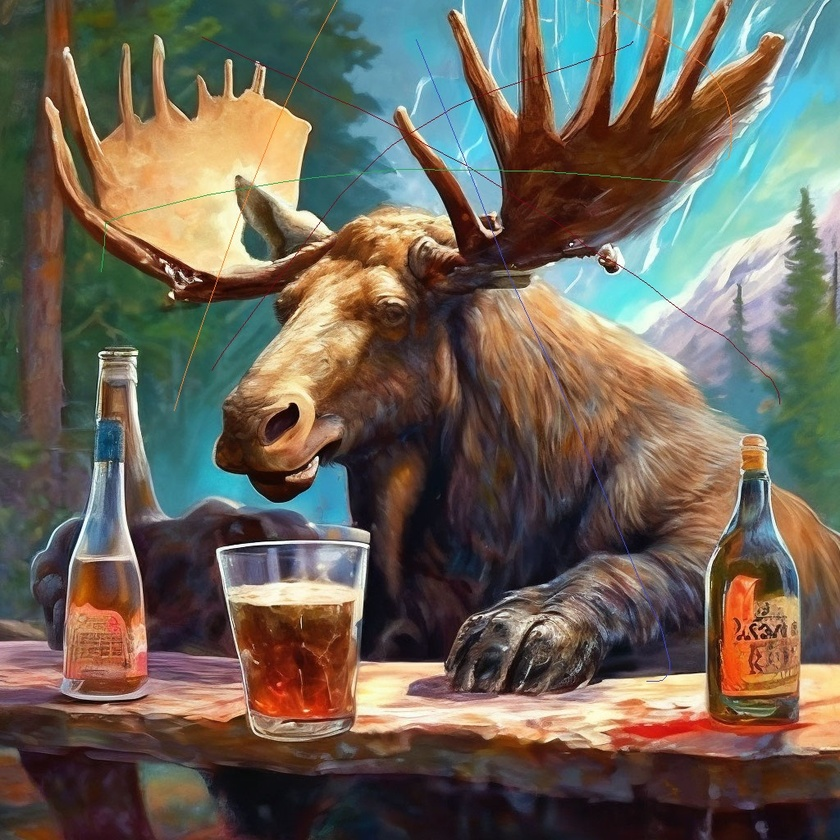
#> input picture course-3_semester-1/OIIS/lab-2/OIIS-lab-2/Elk.jpg, 840 x 840 px, shrunk from 1024 x 1024 before the run
$ python main.py
#> lines starting #> are read from the running program, lines starting #| are printed output that depends on the picture
#> further down, img is the input picture: shape (840, 840, 3); mean B, G, R 87.7, 100.1, 108.7
import cv2
import numpy as np

def gaussian(img):
    gaussian_image  = cv2.GaussianBlur(img,(7,7),0)
    cv2.imshow('MyPhoto', gaussian_image)
    cv2.waitKey(0)
    cv2.destroyAllWindows()

def cutting(img):
    kernel = np.array([[-1, -1, -1], [-1, 9, -1], [-1, -1, -1]])
    im = cv2.filter2D(img, -1, kernel)
    cv2.imshow('MyPhoto', im)
    cv2.waitKey(0)
    cv2.destroyAllWindows()

def median(img):
    median_image = cv2.medianBlur(img, 7)
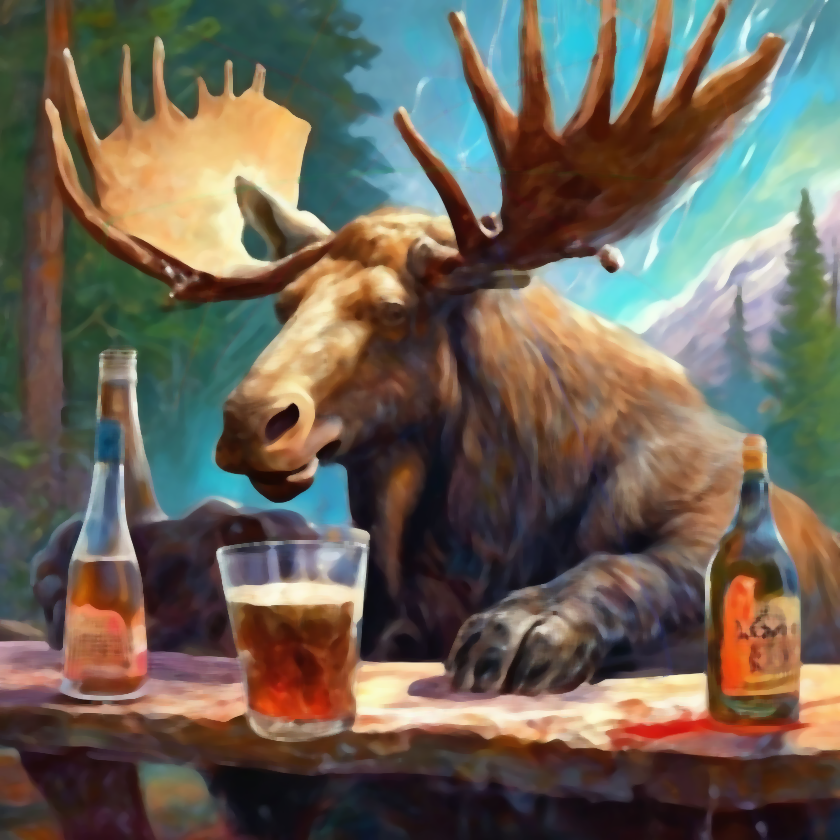
#> median_image: shape (840, 840, 3); mean B, G, R 87, 99.5, 108
#> in cutting, `im = cv2.filter2D(img, -1, kernel)`:
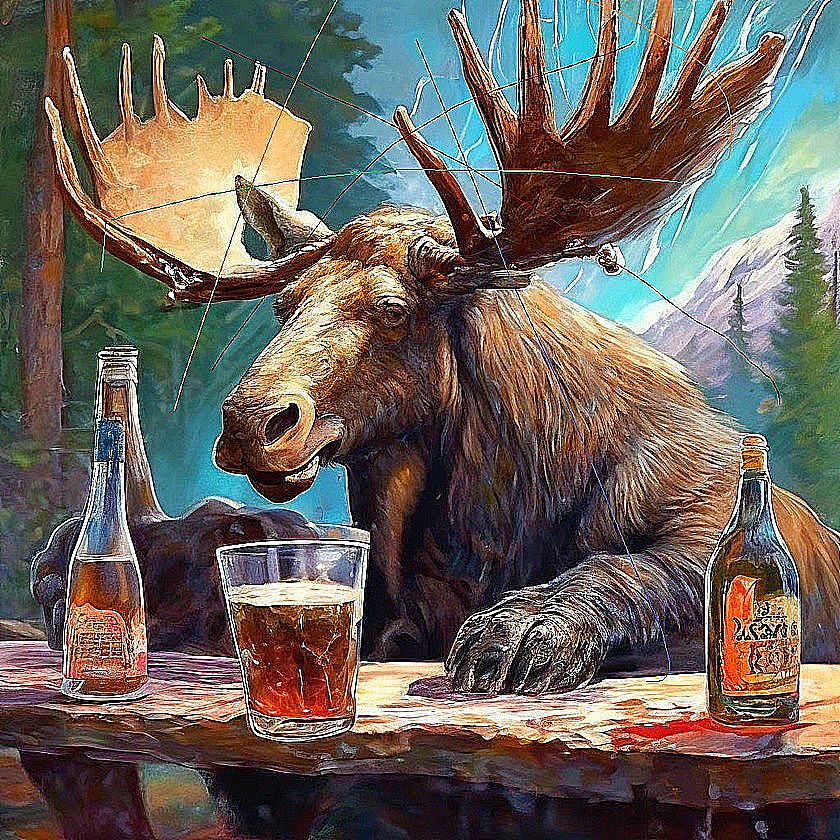
#> im: shape (840, 840, 3); mean B, G, R 90.4, 100.4, 105.9
    cv2.imshow('MyPhoto', median_image)
    cv2.waitKey(0)
    cv2.destroyAllWindows()

def sobel(img):
    kernel = np.array([[-1, 0, 1], [-2, 0, 2], [-1, 0, 1]])
    im = cv2.filter2D(img, -1, kernel)
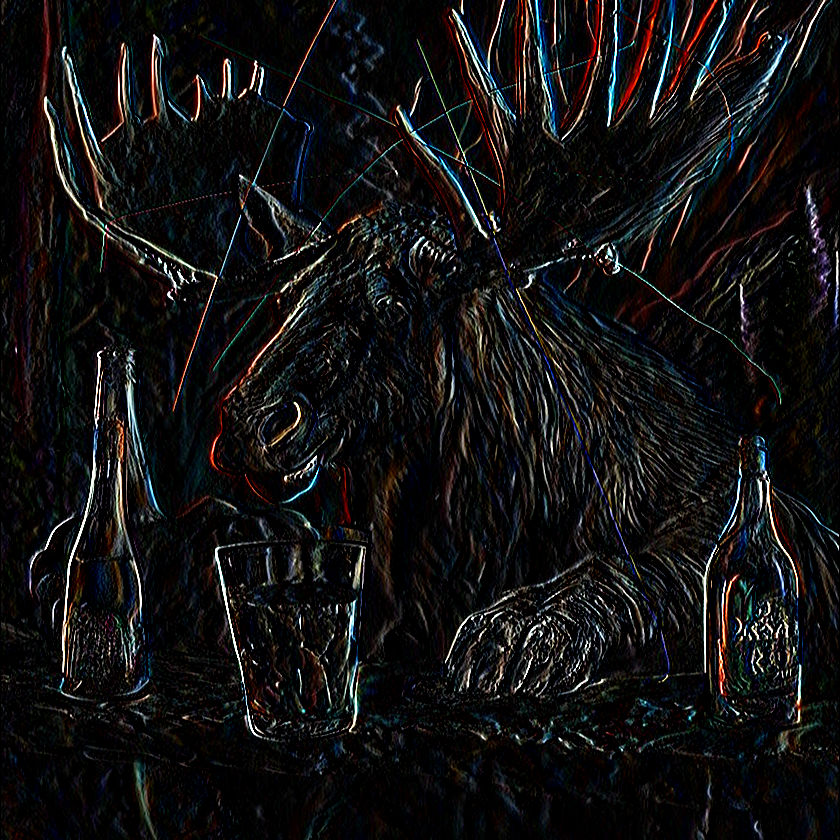
#> im: shape (840, 840, 3); mean B, G, R 18.2, 17.8, 18.5
    cv2.imshow('MyPhoto', im)
    cv2.waitKey(0)
    cv2.destroyAllWindows()

def laplas(img):
    kernel = np.array([[0, 1, 0], [1, -4, 1], [0, 1, 0]])
    im = cv2.filter2D(img, -1, kernel)
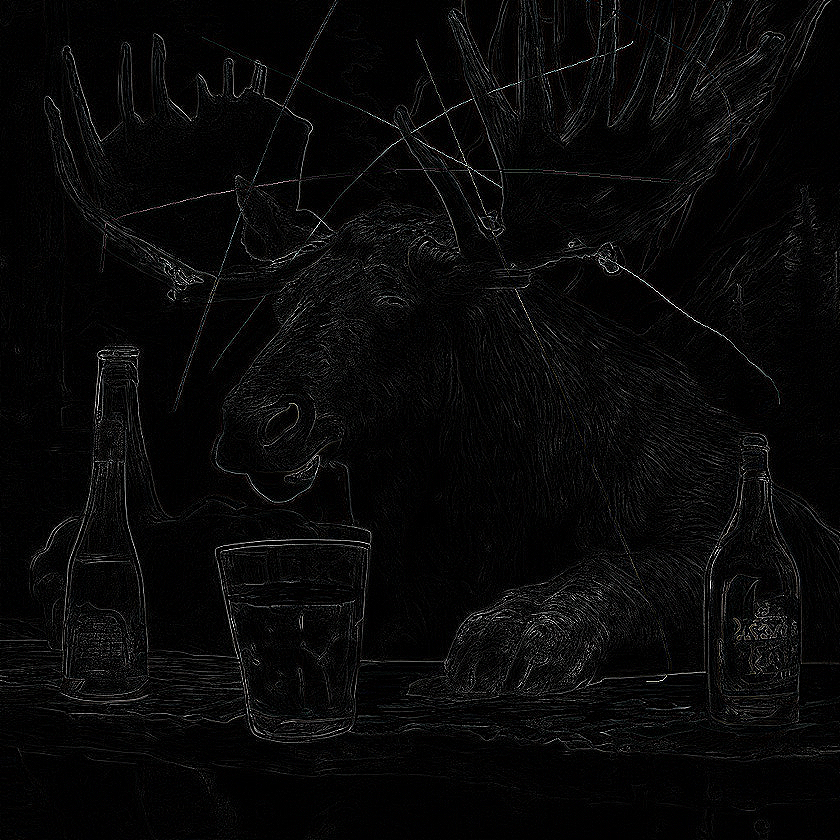
#> im: shape (840, 840, 3); mean B, G, R 8.6, 8.5, 8.5
    cv2.imshow('MyPhoto', im)
    cv2.waitKey(0)
    cv2.destroyAllWindows()

if __name__ == '__main__':
    img = cv2.imread('Elk.jpg')
    cv2.imshow('Elk', img)
    cv2.waitKey(0)
    gaussian(img)
    median(img)
    cutting(img)
    sobel(img)
    laplas(img)
